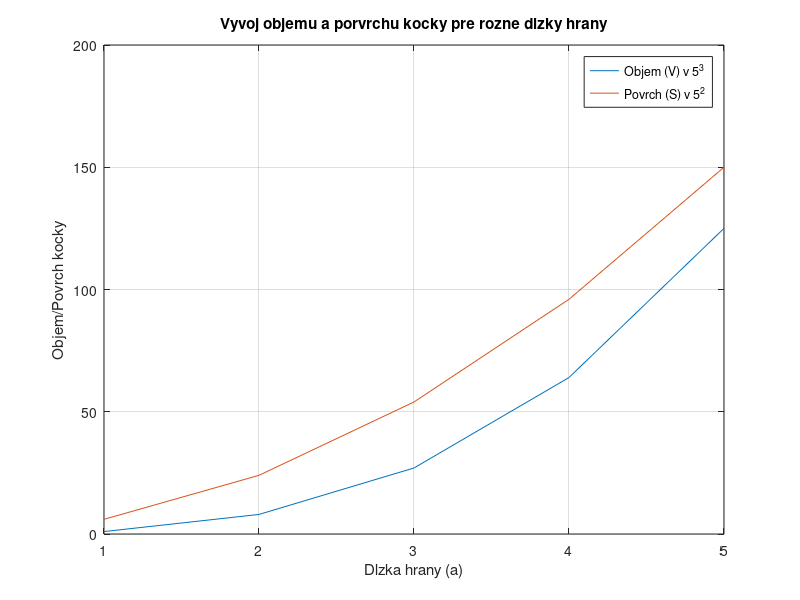

Write the MATLAB code that produced this figure. (Note: this script raises an error after producing the figure.)
%% ***Ucitelov*** script na cvicenie 02

% spocita objem a povrch kocky s hranou lubovolnej velkosti, ktoru zada
% uzivatel
% Tento komentar sa bude/nebude zobrazovat v napovede?

clear       %zmaze vsetky premenne z Workspace
close all   %zavrie vsetky okna (obrazky)
clc         %vymaze historiu prikazov/vypisu z Command Window

%% Blok 2: inicializacia klucovych premennych
%Potrebujem poznat hodnotu dlzky hrany kocky...
% (i) bud ju definujem priamo v skripte
% a = 10.123;
% (ii) alebo necham uzivatela, aby ju zadal
a = input('Zadaj dlzku hrany kocky \n(zadaj ako cislo a stlac Enter):\n')
% a rovno moze zadat aj v akych jednotkach ta hodnota je
jednotka = input('Zadajte este v akych jednotkach uvadzate dlzku hrany kocky:\n', 's')

%% Blok 3: Spocitam vysledky
% spocitam objem kocky podla vzorca V = a^3
V = a^3;

% spocitam povrch kocky podla vzorca S = 6*a^2
S = 6 * a^2;

%% Blok 4: prezentacia vysledkov
%{ 
Toto je jednoduchy neformatovany vystup na obrazovku pomocou funkcie disp()
 a zaroven ukazka komentaru na viacero riadkov
%}
% disp(['Dlzka hrany kocky: a = ', num2str(a)])   % num2str zmeni cislo na string aby ich bolo mozne spojit do riadku
% disp(['Objem kocky: V = ', num2str(V)])
% disp(['Plocha kocky: S = ', num2str(S)])        % disp() zial dava iba neformatovane vystupy (NEPRAKTICKE)!

% Toto je ina alternativa vypisu na obrazovku, formatovany (=krajsi) vypis
fprintf('Pre dlzku hrany kocky a = %.2f %s som spocital:\n objem kocky: \tV = %.3f %s ^3\n povrch kocky: \tS = %.3f %s ^2\n',...
        a, jednotka, V, jednotka, S, jednotka)    % Na konci je fajn dat spatne lomitko lebo inak mam na konci vystupu >>

%% Blok 5: prezentacia grafickych vystupov
%vykreslim si obrazok, ktory bude zobrazovat ako sa vyvija objem a povrch
%kocky pre rozne dlzky hrany od 1 do hodnoty zadanej uzivatelom
vek_a = 1:ceil(a);        % Zaokruhli vrchnu hranicu na najblizsie velke cislo 
                              % (napr. ak mame 5.2, tak to skonci na 5 (matematicke zaokruhlenie)a to nechceme)

%vytvorime si vektor s hodnotami dlzky hrany (celociselne hodnoty od 1 po
%hodnotu premennej hrana)
vek_V = vek_a.^3;             % Operacia s vektorom po prvkoch vyzaduje .
vek_S = 6. * vek_a.^2;        % Ak nasobim skalarom tak bodku davat nemusim (ale mozem)

figure
plot(vek_a, vek_V)
hold on
plot(vek_a, vek_S)

xlabel('Dlzka hrany (a)')
ylabel('Objem/Povrch kocky')
title('Vyvoj objemu a porvrchu kocky pre rozne dlzky hrany')
legend(sprintf('Objem (V) v %s^3', jednotka'), sprintf('Povrch (S) v %s^2', jednotka))
grid                         % Mriezka
%% Blok 6: ukladanie dat
%ulozim VYBRANE premenne do Matlabovskeho datoveho suboru (.mat)
save('DataCvicenie2.mat', 'a', 'jednotka', 'V', 'S')
% Pridanie do uz ulozeneho datasetu - najlepsia moznost
% ?

%ulozim VSETKY premenne do Matlabovskeho datoveho suboru (.mat)
save('DataCvicenie2.mat')

% vymazem si workspace a nahram data z .mat file naspat
clear 
load('DataCvicenie2.mat')